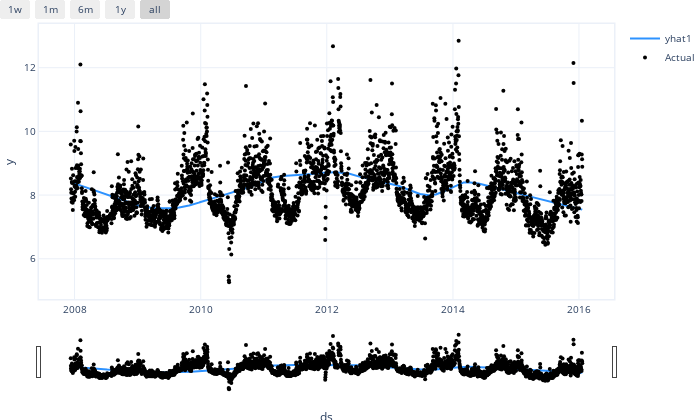

Notebook code for this chart:
### Markdown cell above
#### Plotting

### Code cell
model_trend.plot(forecast, plotting_backend = 'plotly')

### Figure 1 — Plotly figure (JSON) as saved in the notebook; plotly's stock layout.template omitted (floating-point values rounded to 4 significant figures; data arrays with more than 128 entries replaced by an {"elided": "..."} marker saying what was removed)
{"data": [{"fill": "none", "line": {"color": "rgba(45, 146, 255, 1.0)", "width": 2}, "mode": "lines", "name": "yhat1", "type": "scatter", "x": {"elided": "2964 str values"}, "y": {"elided": "2964 float values"}}, {"marker": {"color": "black", "size": 4}, "mode": "markers", "name": "Actual", "type": "scatter", "x": {"elided": "2964 str values"}, "y": {"elided": "2964 float values"}}], "layout": {"autosize": true, "font": {"size": 10}, "height": 420, "hovermode": "x unified", "margin": {"b": 0, "l": 0, "pad": 0, "r": 10, "t": 10}, "showlegend": true, "title": {"font": {"size": 12}}, "width": 700, "xaxis": {"linewidth": 1.5, "mirror": true, "rangeselector": {"buttons": [{"count": 7, "label": "1w", "step": "day", "stepmode": "backward"}, {"count": 1, "label": "1m", "step": "month", "stepmode": "backward"}, {"count": 6, "label": "6m", "step": "month", "stepmode": "backward"}, {"count": 1, "label": "1y", "step": "year", "stepmode": "backward"}, {"step": "all"}]}, "rangeslider": {"visible": true}, "showline": true, "title": {"text": "ds"}, "type": "date"}, "yaxis": {"linewidth": 1.5, "mirror": true, "showline": true, "title": {"text": "y"}}}}
